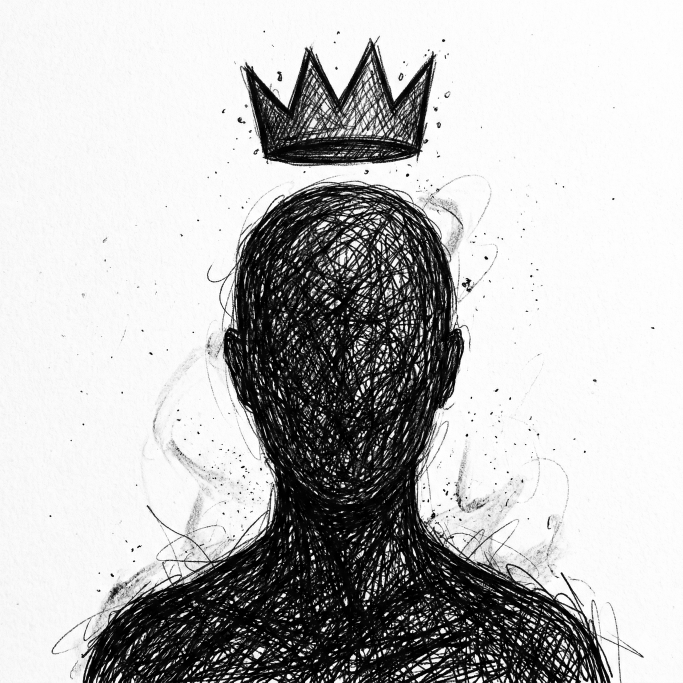
#> input picture assets/blk/src-bust.png, 2048 x 2048 px (shown at 1/3 size)
$ python blk_images.py
#> lines starting #> are read from the running program, lines starting #| are printed output that depends on the picture
### tools/blk_style.py
#!/usr/bin/env python3
"""
BLK.SYSTEM - the shared edge.

Every surface in the profile is the same card, and its border is drawn, not
computed: a rounded rectangle that wobbles like a hand traced it around a
ruler. One implementation feeds both output formats - the PNG banners
(Pillow) and the section cards (SVG) - so the edge cannot drift between them.

Two ideas make it read as hand-drawn rather than as noise:

  * the wobble is LOW frequency. Independent jitter per point gives a fuzzy,
    digital-looking line; a smooth offset resampled every few dozen pixels
    gives the slow drift of a hand that cannot hold a straight line.
  * it is drawn more than once. A physical pen never lands twice in the same
    place, so each pass gets its own offsets and a slightly lower opacity.

The outline is also the card's silhouette, not just a stroke on top of a
geometric shape - so the corners themselves are organic.
"""

import math
import random


def rounded_rect(w, h, radius, step=7.0):
    """Evenly-spaced perimeter points of a rounded rectangle, clockwise."""
    r = min(radius, w / 2, h / 2)
    pts = []

    def line(x0, y0, x1, y1):
        dist = math.hypot(x1 - x0, y1 - y0)
        n = max(1, int(dist / step))
        for i in range(n):
            f = i / n
            pts.append((x0 + (x1 - x0) * f, y0 + (y1 - y0) * f))

    def arc(cx, cy, a0, a1):
        n = max(2, int(abs(a1 - a0) * r / step))
        for i in range(n):
            a = a0 + (a1 - a0) * i / n
            pts.append((cx + math.cos(a) * r, cy + math.sin(a) * r))

    line(r, 0, w - r, 0)
    arc(w - r, r, -math.pi / 2, 0)
    line(w, r, w, h - r)
    arc(w - r, h - r, 0, math.pi / 2)
    line(w - r, h, r, h)
    arc(r, h - r, math.pi / 2, math.pi)
    line(0, h - r, 0, r)
    arc(r, r, math.pi, math.pi * 1.5)
    return pts


def _drift(n, rng, amplitude, wavelength):
    """
    A smooth, seamless offset series around a closed loop.

    Control points every `wavelength` samples, cosine-interpolated between
    them, and the loop closes on itself so the start and end of the border
    meet without a seam.
    """
    count = max(3, int(round(n / wavelength)))
    knots = [rng.gauss(0, amplitude) for _ in range(count)]
    out = []
    for i in range(n):
        pos = i * count / n
        a, f = int(pos), pos - int(pos)
        b = (a + 1) % count
        smooth = (1 - math.cos(f * math.pi)) / 2
        out.append(knots[a] * (1 - smooth) + knots[b] * smooth)
    return out


def _normals(pts):
    out = []
    n = len(pts)
    for i in range(n):
        x0, y0 = pts[i - 1]
        x1, y1 = pts[(i + 1) % n]
        dx, dy = x1 - x0, y1 - y0
        length = math.hypot(dx, dy) or 1.0
        out.append((dy / length, -dx / length))
    return out


def sketch(w, h, radius, seed, passes=3, amplitude=3.4, wavelength=26.0,
           step=7.0):
    """
    Hand-drawn outline of a rounded rectangle.

    Returns one point list per pass, each closed. Pass 0 is the cleanest and
    doubles as the card's silhouette; later passes drift further and are meant
    to be stroked more faintly on top.
    """
    base = rounded_rect(w, h, radius, step)
    norms = _normals(base)
    n = len(base)
    rng = random.Random(seed)

    out = []
    for p in range(passes):
        amp = amplitude * (1.0 + 0.35 * p)
        offsets = _drift(n, rng, amp, wavelength)
        grit = amplitude * 0.16
        pts = [(x + nx * offsets[i] + rng.gauss(0, grit),
                y + ny * offsets[i] + rng.gauss(0, grit))
               for i, ((x, y), (nx, ny)) in enumerate(zip(base, norms))]
        pts.append(pts[0])
        out.append(pts)
    return out


# [188 lines left out: functions svg_path, anim_css, draw_card, glitch, dust_anim, crown_image and 1 more, not called in this run]

### tools/blk_images.py
#!/usr/bin/env python3
"""
BLK.SYSTEM - image pipeline.

Takes the two source drawings and derives every themed asset the README needs.

The whole pipeline rests on one idea: the source is ink on paper, so its
luminance IS the ink coverage. We read it as an alpha channel and re-ink it
per theme - nanquim on paper for light, chalk on charcoal for dark. Nothing
is ever pasted as an opaque rectangle, so the drawings sit on the page with
real transparency instead of a white box.

Inputs   assets/blk/src-bust.png     the bust with the floating crown
         assets/blk/src-arise.png    the figure reaching for the crown
Outputs  assets/blk/{hero,arise,crown}-{light,dark}.png

Usage    python tools/blk_images.py
"""

import os
import sys

sys.path.insert(0, os.path.dirname(os.path.abspath(__file__)))

from PIL import Image, ImageChops, ImageDraw, ImageFilter, ImageFont, ImageOps

import blk_style

ROOT = os.path.dirname(os.path.dirname(os.path.abspath(__file__)))
BLK = os.path.join(ROOT, "assets", "blk")

SRC_BUST = os.path.join(BLK, "src-bust.png")
SRC_ARISE = os.path.join(BLK, "src-arise.png")

THEMES = {
    #        paper       ink (the stroke colour)
    "light": ("#f4f2ee", "#101010"),
    "dark": ("#0a0a0a", "#ece8e0"),
}

SUB = {"light": "#57534c", "dark": "#8d887f"}
RULE = {"light": "#c8c3b9", "dark": "#2b2b2b"}
BORDER = {"light": "#1c1a17", "dark": "#cfc9c0"}

# Every surface in the system is the same card: softly rounded, hand-drawn
# border, content held inside it. Nothing floats loose on the page.
RADIUS = 30          # ~17px once GitHub scales a 1500px banner to column width
STROKE = 4
EDGE_INSET = 7       # room for the wobble to swing without clipping

HERO = (1500, 500)
ARISE = (1500, 500)

# Flat, direct, no relief and no drop shadow - the geometric order that the
# scrawl is set against. Windows paths first, then the usual Linux/mac names,
# so the banner can be rebuilt off this machine.
BLACK = ("ariblk.ttf", "Arial Black.ttf", "DejaVuSans-Bold.ttf")
BOLD = ("arialbd.ttf", "Arial Bold.ttf", "DejaVuSans-Bold.ttf")
MONOB = ("consolab.ttf", "Menlo-Bold.ttf", "DejaVuSansMono-Bold.ttf")


# --------------------------------------------------------------------------- #
def font(candidates, size):
    for name in candidates:
        try:
            return ImageFont.truetype(name, size)
        except OSError:
            continue
    sys.exit("no usable font among %s - install one or edit the tuple"
             % (candidates,))


def tracked(draw, xy, s, fnt, fill, spacing=0):
    """
    Draw text with letter-spacing. Pillow has no tracking, and the BLK
    typography depends on it: wide, deliberate, machine-set.
    """
    x, y = xy
    colour = hexrgb(fill) if isinstance(fill, str) else fill
    for ch in s:
        draw.text((x, y), ch, font=fnt, fill=colour)
        x += draw.textlength(ch, font=fnt) + spacing
    return x


def hexrgb(h):
    h = h.lstrip("#")
    return tuple(int(h[i:i + 2], 16) for i in (0, 2, 4))


def load_ink(path, white_point=246, black_point=28):
    """
    Read a drawing as an ink-coverage mask (L: 0 = bare paper, 255 = solid ink).

    white_point drops the paper's own off-white to zero so the sheet does not
    show up as a faint grey wash; black_point pushes the densest scribble to
    full so the entity stays as heavy as it is in the original.
    """
    img = Image.open(path).convert("L")
    ink = ImageOps.invert(img)
    lo, hi = 255 - white_point, 255 - black_point
    scale = 255.0 / max(1, hi - lo)
    return ink.point(lambda v: 0 if v <= lo else min(255, int((v - lo) * scale)))


def ink_layer(mask, ink_hex):
    """Colourise an ink mask into an RGBA layer - the mask becomes the alpha."""
    layer = Image.new("RGBA", mask.size, hexrgb(ink_hex) + (0,))
    layer.putalpha(mask)
    return layer


def trim(mask, threshold=14, pad=0):
    """Crop to the drawn area, ignoring paper noise below the threshold."""
    box = mask.point(lambda v: 255 if v > threshold else 0).getbbox()
    if box is None:
        return mask, (0, 0, mask.width, mask.height)
    x0, y0, x1, y1 = box
    x0, y0 = max(0, x0 - pad), max(0, y0 - pad)
    x1, y1 = min(mask.width, x1 + pad), min(mask.height, y1 + pad)
    return mask.crop((x0, y0, x1, y1)), (x0, y0, x1, y1)


def fit_height(mask, height):
    w = max(1, round(mask.width * height / mask.height))
    return mask.resize((w, height), Image.LANCZOS)


def card(img, border_hex, seed, radius=RADIUS, stroke=STROKE):
    """
    Cut the card out along a hand-drawn edge and trace that same edge in ink.

    The wobbled outline is the silhouette, not a stroke laid over a geometric
    rectangle - so the corners themselves are organic and the page background
    shows through them instead of a matte painted in one theme's colour.
    """
    w = img.width - EDGE_INSET * 2
    h = img.height - EDGE_INSET * 2
    passes = blk_style.sketch(w, h, radius, seed, passes=3)
    shifted = [[(x + EDGE_INSET, y + EDGE_INSET) for x, y in p]
               for p in passes]

    mask = Image.new("L", img.size, 0)
    ImageDraw.Draw(mask).polygon(shifted[0], fill=255)

    out = img.convert("RGBA")
    out.putalpha(mask)

    draw = ImageDraw.Draw(out)
    for i, pts in enumerate(shifted):
        alpha = int(255 * (0.98 - 0.26 * i))
        draw.line(pts, fill=hexrgb(border_hex) + (alpha,),
                  width=max(1, stroke - i), joint="curve")
    return out


def compose(size, paper_hex, layers):
    """Flatten themed layers onto the paper. Layers are (rgba, (x, y))."""
    canvas = Image.new("RGBA", size, hexrgb(paper_hex) + (255,))
    for layer, pos in layers:
        canvas.alpha_composite(layer, pos)
    return canvas


def grain(size, seed=11, strength=9):
    """Paper tooth - a faint monochrome noise wash, never a texture photo."""
    noise = Image.effect_noise((size[0] // 2, size[1] // 2), 26).convert("L")
    noise = noise.resize(size, Image.BILINEAR).filter(ImageFilter.GaussianBlur(0.4))
    return noise.point(lambda v: 128 + (v - 128) * strength // 100)


def paper_grain(img, seed=11):
    base = img.convert("RGB")
    g = grain(img.size, seed).convert("RGB")
    return ImageChops.overlay(base, g).convert("RGBA")


def save(img, name):
    path = os.path.join(BLK, name)
    img.convert("RGBA").save(path, optimize=True)
    print("%-34s %5d x %-4d  %6.1f KB"
          % (name, img.width, img.height, os.path.getsize(path) / 1024))


# --------------------------------------------------------------------------- #
def build_hero(bust_mask):
    """
    Wide banner: the entity anchored left, the name set flat on bare paper to
    its right. The contrast is the point - geometric, unmodulated type against
    a body that is nothing but scrawl.
    """
    figure = fit_height(bust_mask, int(HERO[1] * 0.94))
    x = 44
    y = HERO[1] - figure.height
    tx = 620

    for theme, (paper, ink) in THEMES.items():
        canvas = compose(HERO, paper, [(ink_layer(figure, ink), (x, y))])
        canvas = paper_grain(canvas)
        draw = ImageDraw.Draw(canvas)
        sub = SUB[theme]

        tracked(draw, (tx, 138), "JUAN DALVIT", font(BLACK, 82), ink, 2)
        draw.line([(tx, 250), (HERO[0] - 60, 250)], fill=hexrgb(RULE[theme]),
                  width=2)
        tracked(draw, (tx, 282), "ENGINEERING MANAGER", font(BLACK, 25), ink, 7)
        tracked(draw, (tx + 2, 328), "AI · SYSTEMS · AUTOMATION",
                font(BOLD, 20), sub, 5)
        tracked(draw, (tx + 2, 404), "FOUNDER @ FLEXIBASE-PROJECTS",
                font(MONOB, 16), ink, 2)

        # flat plate: the animated SVG wrapper draws the card around it
        save(canvas, "hero-%s.png" % theme)


def build_arise(arise_mask):
    """Closing mark: the reaching figure, centred, with the crown out of reach."""
    scale = min(ARISE[0] / arise_mask.width, ARISE[1] / arise_mask.height)
    w = max(1, round(arise_mask.width * scale))
    h = max(1, round(arise_mask.height * scale))
    figure = arise_mask.resize((w, h), Image.LANCZOS)
    pos = ((ARISE[0] - w) // 2, (ARISE[1] - h) // 2)
    for theme, (paper, ink) in THEMES.items():
        canvas = compose(ARISE, paper, [(ink_layer(figure, ink), pos)])
        canvas = paper_grain(canvas)

        draw = ImageDraw.Draw(canvas)
        tracked(draw, (58, ARISE[1] - 62), "I ARISE", font(BLACK, 30),
                ink, 9)

        save(card(canvas, BORDER[theme], seed=43), "arise-%s.png" % theme)


def largest_blob(mask, threshold=40, work_width=360):
    """
    Bounding box of the biggest connected ink blob, in full-resolution coords.

    A plain bounding box is useless here: the drawings are covered in spatter
    and stray graphite, so any stray speck near a corner blows the box out to
    the whole frame. Labelling and keeping the largest component ignores the
    dust and locks onto the actual object.
    """
    scale = work_width / mask.width
    w, h = work_width, max(1, round(mask.height * scale))
    small = mask.resize((w, h), Image.BILINEAR)
    px = small.load()

    seen = bytearray(w * h)
    best = (0, None)
    for sy in range(h):
        for sx in range(w):
            i = sy * w + sx
            if seen[i] or px[sx, sy] <= threshold:
                continue
            stack, count = [(sx, sy)], 0
            seen[i] = 1
            x0 = x1 = sx
            y0 = y1 = sy
            while stack:
                cx, cy = stack.pop()
                count += 1
                x0, x1 = min(x0, cx), max(x1, cx)
                y0, y1 = min(y0, cy), max(y1, cy)
                for nx, ny in ((cx - 1, cy), (cx + 1, cy),
                               (cx, cy - 1), (cx, cy + 1)):
                    if 0 <= nx < w and 0 <= ny < h:
                        j = ny * w + nx
                        if not seen[j] and px[nx, ny] > threshold:
                            seen[j] = 1
                            stack.append((nx, ny))
            if count > best[0]:
                best = (count, (x0, y0, x1, y1))

    if best[1] is None:
        return None
    x0, y0, x1, y1 = best[1]
    return (int(x0 / scale), int(y0 / scale),
            int((x1 + 1) / scale), int((y1 + 1) / scale))


def build_crown(bust_mask, band=0.30, height=160, pad=10):
    """
    Isolate the floating crown from the bust.

    The crown is the only object in the top band of the source - the head
    starts below it, by definition, because the crown never touches it.
    """
    top = bust_mask.crop((0, 0, bust_mask.width, int(bust_mask.height * band)))
    box = largest_blob(top)
    if box is None:
        sys.exit("crown not found in the top %d%% of src-bust.png"
                 % int(band * 100))
    x0, y0, x1, y1 = box
    box = (max(0, x0 - pad), max(0, y0 - pad),
           min(top.width, x1 + pad), min(top.height, y1 + pad))
    crown = fit_height(top.crop(box), height)
    for theme, (_paper, ink) in THEMES.items():
        save(ink_layer(crown, ink), "crown-%s.png" % theme)
    return box


# --------------------------------------------------------------------------- #
def main():
    missing = [p for p in (SRC_BUST, SRC_ARISE) if not os.path.exists(p)]
    if missing:
        sys.exit("missing source drawings:\n  " + "\n  ".join(
            os.path.relpath(p, ROOT) for p in missing))

    # The sources are already composed drawings - they are placed whole.
    # Auto-cropping them fights the spatter, which is part of the artwork.
    bust = load_ink(SRC_BUST)
#> in load_ink, img is the input picture: PIL image 2048x2048 L; min 0, max 255, mean 187.2
    arise = load_ink(SRC_ARISE)
#> call 2 of load_ink, with path = 'assets/blk/src-arise.png', white_point = 246, black_point = 28
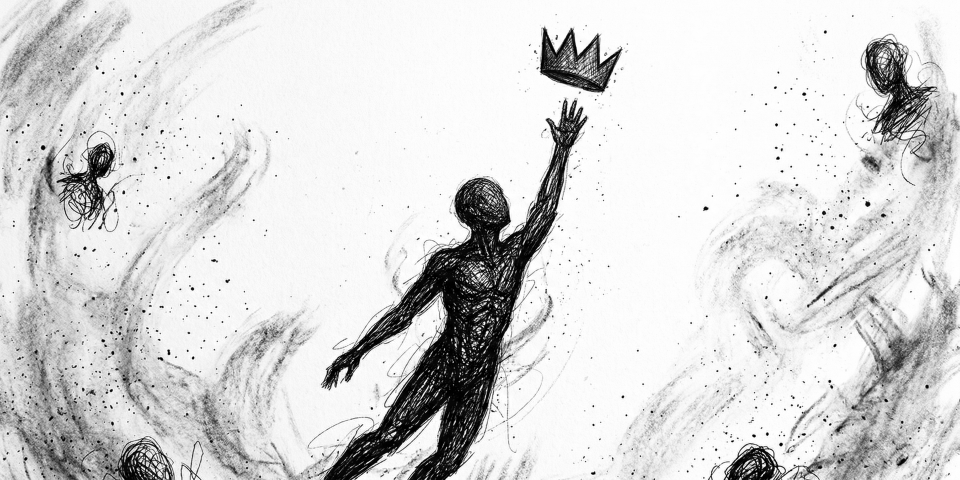
#> input picture assets/blk/src-arise.png, 2880 x 1440 px (shown at 1/3 size)
#> in load_ink, img is the input picture: PIL image 2880x1440 L; min 0, max 255, mean 215.6

    build_crown(bust)
#> in largest_blob, `small = mask.resize((w, h), Image.BILINEAR)`:
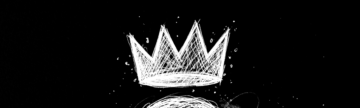
#> small: PIL image 360x108 L; min 0, max 255, mean 25
#> in build_crown, `box = largest_blob(top)`: box = (716, 113, 1308, 500)
#> in build_crown, `x0, y0, x1, y1 = box`: x0 = 716; y0 = 113; x1 = 1308; y1 = 500
#> in build_crown, `box = (max(0, x0 - pad), max(0, y0 - pad), min(top.width, x1 + pad), m..`: box = (706, 103, 1318, 510)
#> the loop in build_crown, `for theme, (_paper, ink) in THEMES.items():` made 2 passes
#| crown-light.png                      241 x 160     32.4 KB
#| crown-dark.png                       241 x 160     32.4 KB
    build_hero(bust)
#> call 2 of fit_height, with height = 470
#> in fit_height (call 2), `return mask.resize((w, height), Image.LANCZOS)`:
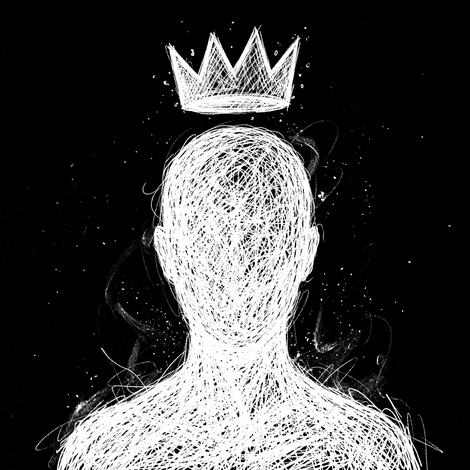
#> returned value: PIL image 470x470 L; min 0, max 255, mean 67.7
#> the loop in build_hero, `for theme, (paper, ink) in THEMES.items():` made 2 passes
#> pass 1, in build_hero, `canvas = compose(HERO, paper, [(ink_layer(figure, ink), (x, y))])`:
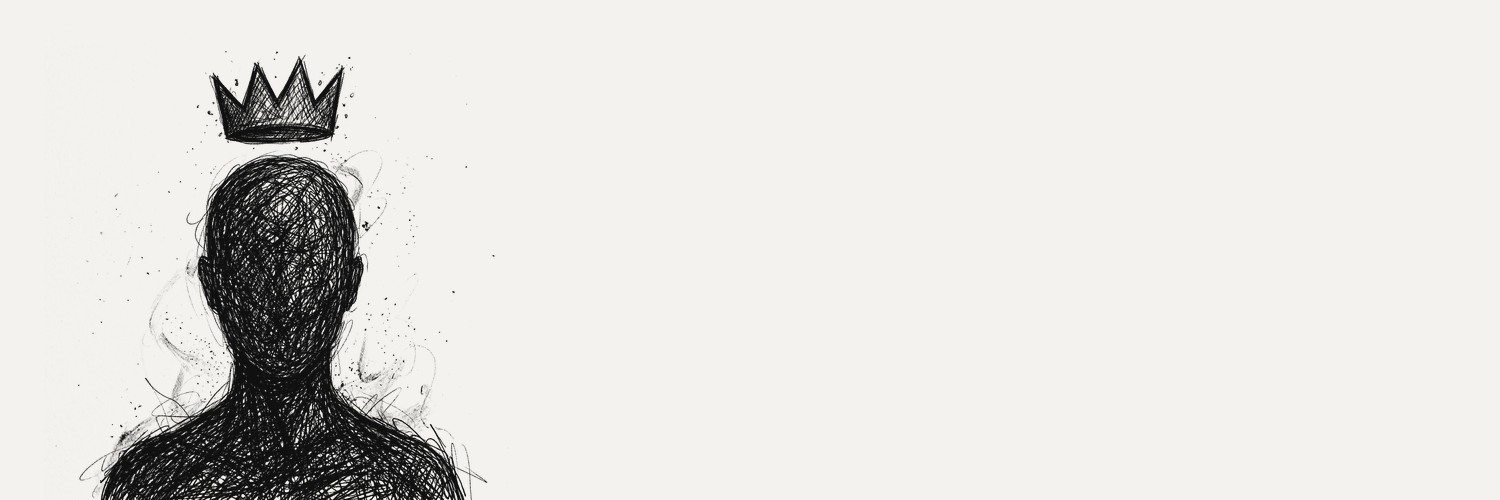
#> canvas: PIL image 1500x500 RGBA; mean R, G, B, A 226.2, 224.3, 220.6, 255
    build_arise(arise)
#> in build_arise, `figure = arise_mask.resize((w, h), Image.LANCZOS)`:
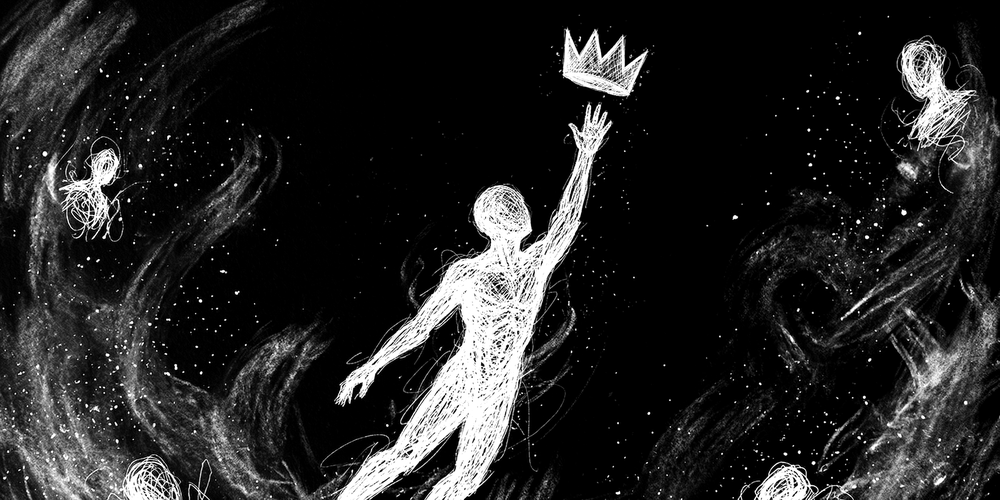
#> figure: PIL image 1000x500 L; min 0, max 255, mean 37.1
#> the loop in build_arise, `for theme, (paper, ink) in THEMES.items():` made 2 passes
#| arise-light.png                     1500 x 500    740.6 KB
#| arise-dark.png                      1500 x 500    743.1 KB
#> pass 1, in grain (call 3), `noise = Image.effect_noise((size[0] // 2, size[1] // 2), 26).convert("..`:
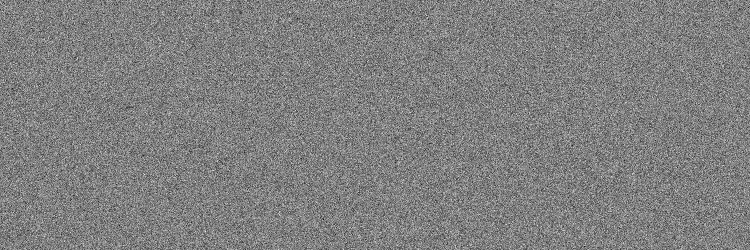
#> noise: PIL image 750x250 L; min 10, max 238, mean 127.5
#> after the loop in build_arise, `for theme, (paper, ink) in THEMES.items():`:
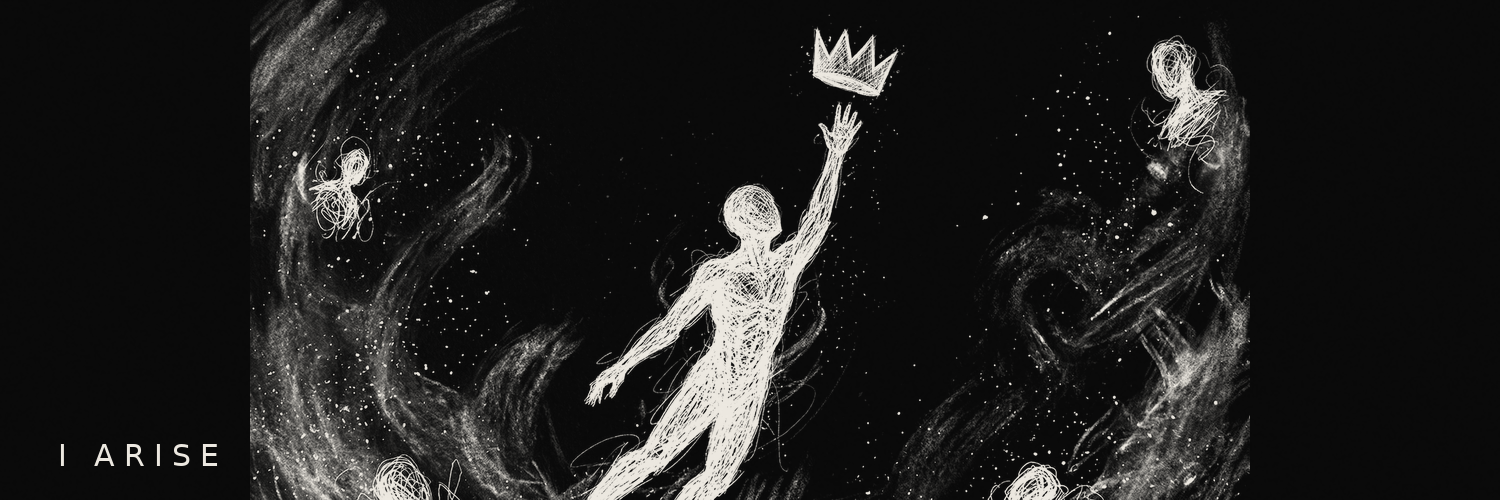
#> canvas: PIL image 1500x500 RGBA; mean R, G, B, A 32, 31.6, 30.8, 255


if __name__ == "__main__":
    main()
